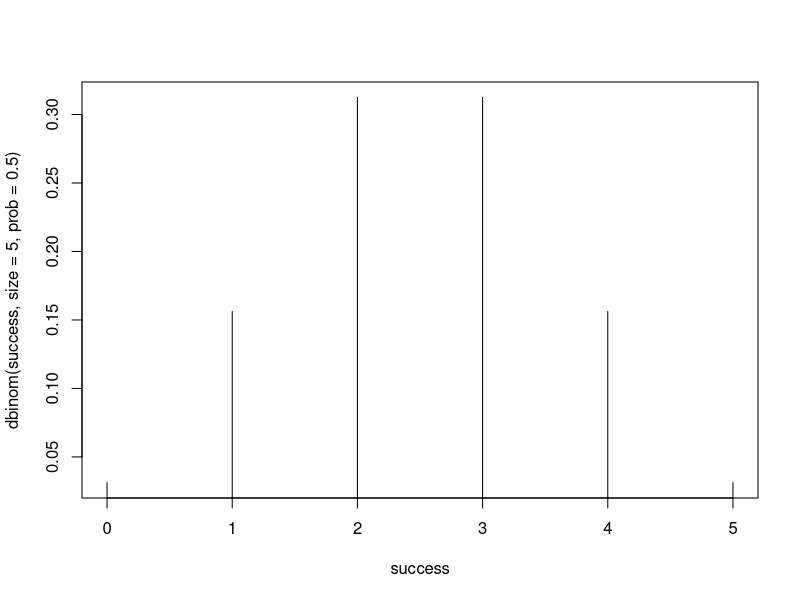

Write the R code that produced this figure.
## ---- chunk 1
knitr::opts_chunk$set(echo = TRUE)
## ---- chunk 2
binom.test(16,50,.25)$p.value
## ---- chunk 3
qnorm(.86)
## ---- chunk 4
success <- 0:5

plot(success, dbinom(success, size=5, prob=.5),type='h')
## ---- chunk 5
dbinom(0,10,0.7)
## ---- chunk 6
E<-57*c(.4,.3,.2,.1)
O<-c(21,16,9,11)
ChisqStat <- sum((O-E)^2/E)
ChisqStat

#p-value is:

1-pchisq(ChisqStat, 4-1)
## ---- chunk 7
binom.test(84,200,0.54)$p.value
## ---- chunk 8
qnorm(0.2)
## ---- chunk 9
phat <- 167/298
sehat <- sqrt(phat*(1-phat)/298)
phat+qnorm(0.05)*sehat
phat-qnorm(0.005)*sehat
## ---- chunk 10
SeedTable <-matrix(c(2,0,0,1),2,2)
fisher.test(SeedTable)$p.value
## ---- chunk 11
Uptake_rate <-c(14.2, 24.1, 30.3, 34.6, 32.5, 35.4, 38.7, 
 9.3, 27.3, 35, 38.8, 38.6, 37.5, 42.4, 
15.1, 21, 38.1, 34, 38.9, 39.6, 41.4)
t.test(Uptake_rate, mu = 27)
## ---- chunk 12

